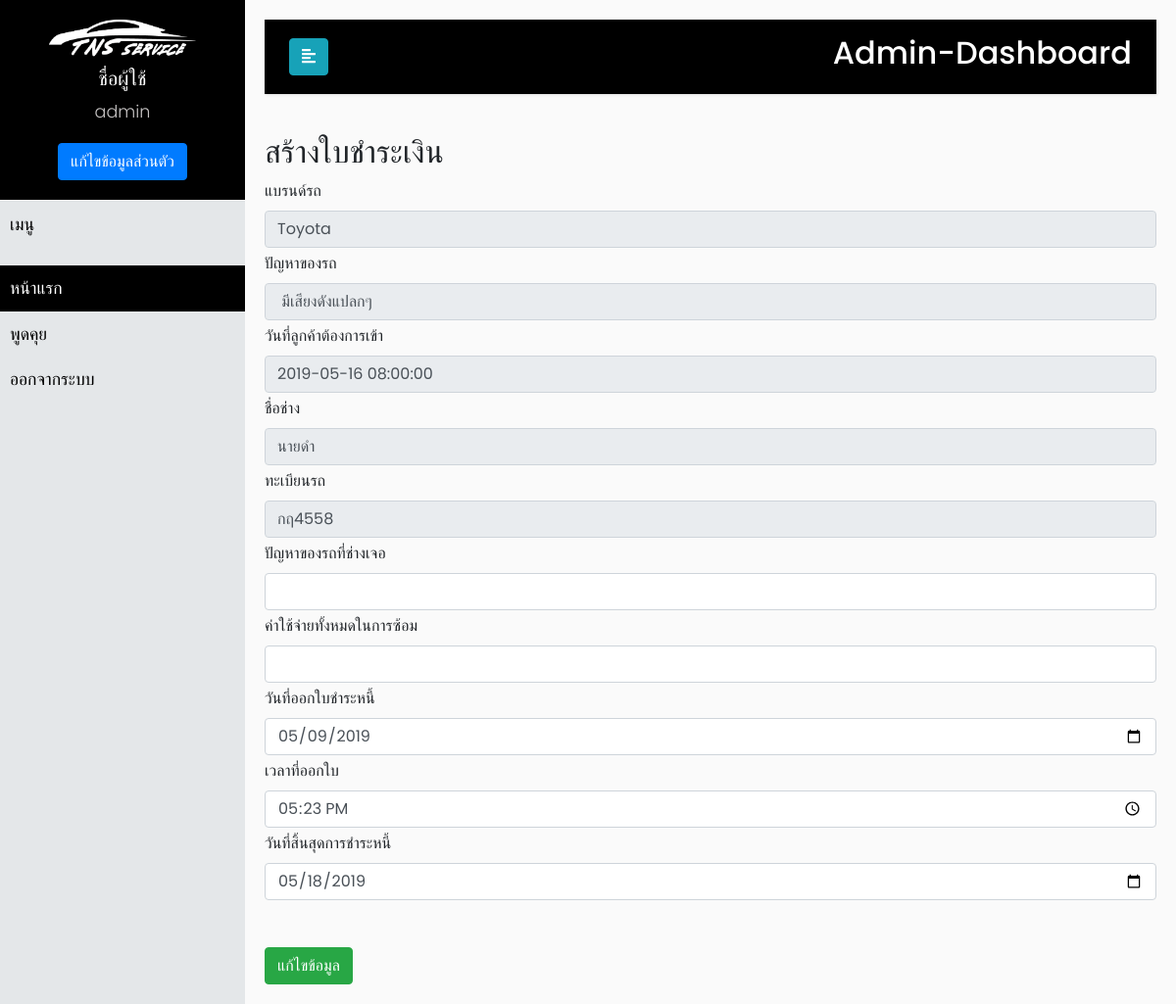
The app's page /Invoice_queue.php?Queue_id_order=1 (signed in) with its own data.
### tables this page shows
CREATE TABLE `invoice` (
  `Invoice_order` int(10) NOT NULL,
  `Invoice_found_problem` varchar(80) DEFAULT NULL,
  `Invoice_cost` float DEFAULT NULL,
  `Invoice_end` varchar(30) NOT NULL DEFAULT '0000-00-00 00:00:00',
  `Invoice_status` varchar(30) DEFAULT NULL,
  `Queue_id` int(10) NOT NULL,
  `Invoice_start` timestamp NOT NULL DEFAULT CURRENT_TIMESTAMP ON UPDATE CURRENT_TIMESTAMP
);

CREATE TABLE `queue` (
  `Queue_id_order` int(11) NOT NULL,
  `ID_user` int(10) NOT NULL,
  `Queue_Start` timestamp NOT NULL DEFAULT CURRENT_TIMESTAMP ON UPDATE CURRENT_TIMESTAMP,
  `Queue_Brand_car` varchar(20) DEFAULT NULL,
  `Queue_color_car` varchar(20) NOT NULL,
  `Queue_model_car` varchar(15) NOT NULL,
  `Queue_problem_car` varchar(80) DEFAULT NULL,
  `Queue_Mechanic_name` varchar(40) DEFAULT NULL,
  `Queue_date` timestamp NOT NULL DEFAULT '0000-00-00 00:00:00',
  `Queue_end_date` varchar(30) NOT NULL,
  `Queue_Status` varchar(30) DEFAULT NULL,
  `Queue_plate_car` varchar(10) NOT NULL
);

### Invoice_queue.php (the view, shortened to what this page needs)
<?php
require 'dbcon.php';
$Queue_id_order   = $_GET['Queue_id_order'];
$qpro = "SELECT * FROM queue
    LEFT JOIN invoice ON queue.Queue_id_order = invoice.Queue_id
   WHERE Queue_id_order='$Queue_id_order'";
$respro = mysqli_query($conn, $qpro);
$rowpro = mysqli_fetch_array($respro, MYSQLI_ASSOC);
$name = $_SESSION['name'];
?>
<!DOCTYPE html>
<html>
<head>
   <link rel="stylesheet" href="css/bootstrap.min.css" type="text/css" />
   <link rel="stylesheet" href="css/stylepage.css">
</head>
<body>
   <div class="wrapper">
      <nav id="sidebar">
         <div class="sidebar-header" style="text-align:center;">
            <a href="work.php"><img src="img/logoW.png" width="150px"></a>
            <h5 style="color:white;margin-top:10px">ชื่อผู้ใช้</h5>
            <p><?php echo $name ?></p>
            <button type="button" class="btn btn-primary">แก้ไขข้อมูลส่วนตัว</button>
         </div>
         <ul class="list-unstyled components">
            <p>เมนู</p>
            <li class="active">
                    <a href="ad_main.php">หน้าแรก</a>
                </li>
                <li>
                    <a href="fn_queue.php">พูดคุย</a>
                </li>
                <li>
                    <a href="login.php">ออกจากระบบ</a>
                </li>
         </ul>
      </nav>
      <div id="content">
         <nav class="navbar navbar-expand-lg navbar-dark black scrolling-navbar" style="color:white;">
            <div class="container">
               <button type="button" id="sidebarCollapse" class="btn btn-info">
                  <i class="fa fa-align-left"></i>
               </button>
               <h2 class="justify-content-center">Admin-Dashboard</h2>
            </div>
         </nav>
         <form action="bn_Invoice_queue.php" method="post" enctype="multipart/form-data" id="form1">
            <h2> สร้างใบชำระเงิน </h2>
            <label class="form-text">แบรนด์รถ</label>
            <input id="	Queue_Brand_car" name="Queue_Brand_car" class="form-control" value="<?php echo   $rowpro['Queue_Brand_car']; ?>" disabled>
            <label class="form-text">ปัญหาของรถ</label>
            <input id="" name="" class="form-control" value="<?php echo   $rowpro['Queue_problem_car']; ?>" disabled>
            <label class="form-text">วันที่ลูกค้าต้องการเข้า</label>
            <input class="form-control" value="<?php echo   $rowpro['Queue_date']; ?>" disabled>
            <label class="form-text">ชื่อช่าง</label>
            <input id="Queue_Mechanic_name" name="Queue_Mechanic_name" class="form-control" value="<?php echo   $rowpro['Queue_Mechanic_name']; ?>" disabled>
            <label class="form-text">ทะเบียนรถ</label>
            <input id="Queue_Number_car" name="Queue_Number_car" class="form-control" value="<?php echo  $rowpro['Queue_plate_car']; ?>" disabled>
            <label class="form-text">ปัญหาของรถที่ช่างเจอ</label>
            <input id="Invoice_found_problem" name="Invoice_found_problem" class="form-control" REQUIRED>
            <label class="form-text">ค่าใช้จ่ายทั้งหมดในการซ้อม</label>
            <input id="Invoice_cost" name="Invoice_cost" class="form-control">
            <label class="form-text">วันที่ออกใบชำระหนี้</label>
            <input id="Invoice_start" name="Invoice_start[]" type="date" class="form-control" value="<?php echo strftime('%Y-%m-%d', strtotime($rowpro['Invoice_start']));          ?>">
            <label class="form-text">เวลาที่ออกใบ</label>
            <input id="Invoice_start" name="Invoice_start[]" type="time" class="form-control" value="<?php echo strftime('%H:%M', strtotime($rowpro['Invoice_start']));          ?>">
            <label class="form-text">วันที่สิ้นสุดการชำระหนี้</label>
            <input id="Invoice_end" name="Invoice_end" type="date" class="form-control" value="<?php echo strftime('%Y-%m-%d', strtotime($rowpro['Invoice_end']));          ?>">
            <br><br>
            <input name="submit" type="submit" id="submit" class="btn btn-success" value="แก้ไขข้อมูล">
         </form>
      </div>
   </div>
</body>
</html>

### css/stylepage.css (style rules this page uses)
body { font-family: 'Poppins', sans-serif; background: #fafafa; }
p { font-family: 'Poppins', sans-serif; font-size: 1.1em; font-weight: 300; line-height: 1.7em; color: rgb(197, 194, 194); }
a, a:hover, a:focus { color: inherit; text-decoration: none; transition: all 0.3s; }
.navbar { padding: 15px 10px; background: rgb(0, 0, 0); border: none; border-radius: 0; margin-bottom: 40px; box-shadow: 1px 1px 3px rgba(0, 0, 0, 0.1); }
.wrapper { display: flex; width: 100%; align-items: stretch; }
#sidebar { min-width: 250px; max-width: 250px; background: rgb(228, 231, 233); color: rgb(0, 0, 0); transition: all 0.3s; }
#sidebar .sidebar-header { padding: 20px; background: #000000; padding: 20px 0; border-bottom: 1px solid #ffffff; }
#sidebar ul p { color: rgb(0, 0, 0); padding: 10px; }
#sidebar ul li a { padding: 10px; font-size: 1.1em; display: block; }
#sidebar ul li.active>a, a[aria-expanded="true"] { color: #ffffff; background: #000000; }
#content { width: 100%; padding: 20px; min-height: 100vh; transition: all 0.3s; }

### records on screen
invoice: Queue_Brand_car "Toyota", Queue.Queue_problem_car "มีเสียงดังแปลกๆ", Queue.Queue_date "2019-05-16 08:00:00", Queue_Mechanic_name "นายดำ", Queue_Number_car "กฤ4558", Invoice_start "05/09/2019", Invoice_start "17:23", Invoice_end "05/18/2019"

### other values on screen
$name "admin"
